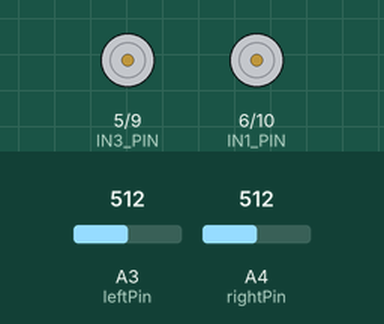
The sketch below on a simulated Arduino Uno, built with avr-gcc and run on an emulated ATmega328P. Shown: motor-driver pin pairs drawn as motors (green arrow = first pin HIGH = forward, orange = second pin HIGH = backward, longer = more drive). Inputs (shaded band) come from the test bench; at power-on: A3 (leftPin) = 512, A4 (rightPin) = 512. What the sketch prints to the serial monitor is not drawn.

Above: at 2.2 s.
2.3 s: A3 (leftPin) set to 492
At 3.5 s:
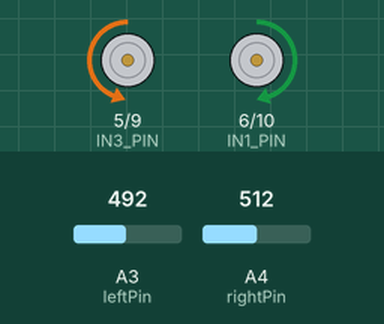
3.8 s: A4 (rightPin) set to 122
At 4.9 s:
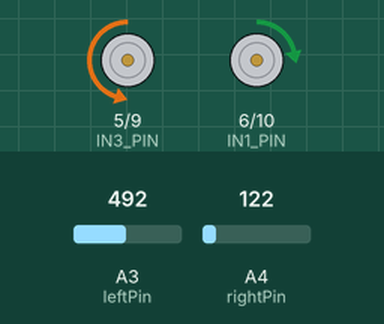
5.3 s: A4 (rightPin) set to 0
At 6.1 s:
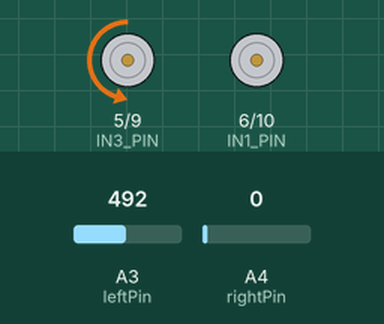
6.8 s: A4 (rightPin) set to 8
8.3 s: A4 (rightPin) set to 11
At 9.5 s:
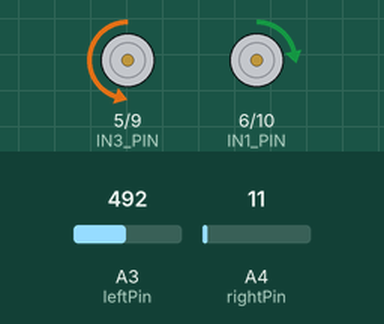
9.8 s: A3 (leftPin) set to 11
11.3 s: A3 (leftPin) set to 8
At 11.9 s:
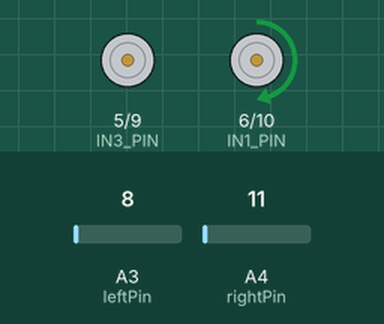
Timing chart, 0 to 13.8 s (numbered marks = the images above; inputs shaded):
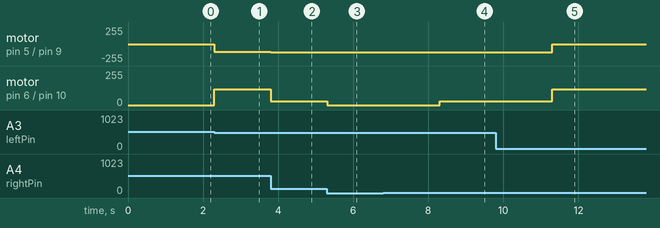

Measured:
- the behaviour switches between 510 and 509 on A3 (leftPin) (found by bisection; images 0 and 1)
- the behaviour switches between 10 and 9 on A3 (leftPin) (found by bisection; images 4 and 5)
- after the input at 2.3 s, motor on pin 5 (IN3_PIN) / pin 9 (IN4_PIN): stopped → backward 116/255 at once; motor on pin 6 (IN1_PIN) / pin 10 (IN2_PIN): stopped → forward 120/255 at once
- after the input at 3.8 s, motor on pin 5 (IN3_PIN) / pin 9 (IN4_PIN): backward 116/255 → backward 120/255 at once; motor on pin 6 (IN1_PIN) / pin 10 (IN2_PIN): forward 120/255 → forward 29/255 at once
- after the input at 5.3 s, motor on pin 6 (IN1_PIN) / pin 10 (IN2_PIN): forward 29/255 → stopped at once
- after the input at 8.3 s, motor on pin 6 (IN1_PIN) / pin 10 (IN2_PIN): stopped → forward 29/255 at once
- after the input at 11.3 s, motor on pin 5 (IN3_PIN) / pin 9 (IN4_PIN): backward 120/255 → stopped at once; motor on pin 6 (IN1_PIN) / pin 10 (IN2_PIN): forward 29/255 → forward 120/255 at once

The sketch:

LightSeeking_Function.ino
```cpp
#define IN1_PIN 6   // PWMB
#define IN2_PIN 10  // DIRB  ---  right
#define IN4_PIN 9   // PWMA
#define IN3_PIN 5   // DIRA  ---  left
const int leftPin = A3;
const int rightPin = A4;
float LeftValue,RightValue;
int Angle;
float f;
void setup()
{
  Serial.begin(9600);
  pinMode(leftPin, INPUT);
  pinMode(rightPin, INPUT);
  pinMode(IN1_PIN, OUTPUT);
  pinMode(IN2_PIN, OUTPUT);
  pinMode(IN3_PIN, OUTPUT);
  pinMode(IN4_PIN, OUTPUT);
  delay(1000);
}

void loop()
{
  LeftValue = analogRead(leftPin) / 10;
  RightValue = analogRead(rightPin) / 10;
  if ( (LeftValue > 50) && (RightValue > 50)) {
    digitalWrite(IN1_PIN, HIGH);
    digitalWrite(IN2_PIN, HIGH);
    digitalWrite(IN3_PIN, HIGH);
    digitalWrite(IN4_PIN, HIGH);
  } else {
    if (LeftValue > RightValue) {
      Angle = ((float)(RightValue/LeftValue)) * 90;
    } else if (LeftValue < RightValue) {
      Angle = (90 - ((float)(LeftValue/RightValue)) * 90) + 90;
    }
    Serial.println(Angle);
    if (Angle <= 90) {
      f = (float)(Angle) / 90;
      analogWrite(IN1_PIN, (float)(120 * f)); //the speed value of motorA is val
      analogWrite(IN2_PIN, LOW);
      analogWrite(IN3_PIN, LOW);
      analogWrite(IN4_PIN, 120); //the speed value of motorB is val
    }
    if (Angle > 90) {
      f = (float)(180 - Angle) / 90;
      analogWrite(IN1_PIN, 120); //the speed value of motorA is val
      analogWrite(IN2_PIN, LOW);
      analogWrite(IN3_PIN, LOW );
      analogWrite(IN4_PIN, (float)(120 * f)); //the speed value of motorB is val
    }
  }
}
```
